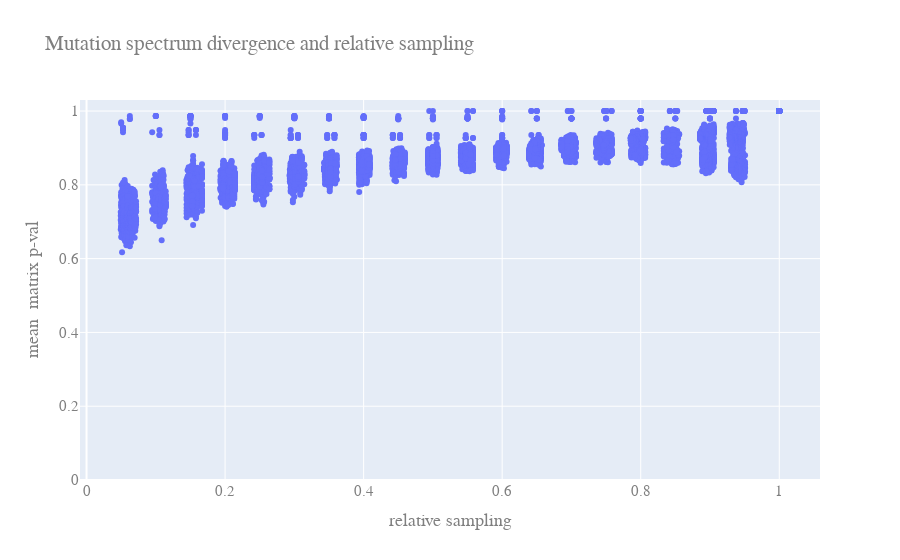

Write notebook code for a chart like this one.
### Code cell
from _plotly_future_ import v4_subplots
import plotly.graph_objs as go
from plotly.offline import download_plotlyjs, init_notebook_mode, plot, iplot
from plotly.graph_objs import *

from ipywidgets import interact, interactive, fixed, interact_manual
import ipywidgets as widgets
init_notebook_mode(connected=True)

####
####
fig= [go.Scatter(
    x= pop_proportions,
    y= grid_mean,
        error_y=dict(
            type='data', 
            array=grid_std,
            visible=False),
    mode= 'markers'
)]

layout= go.Layout(
    title= 'Mutation spectrum divergence and relative sampling',
    xaxis= dict(
        title= 'relative sampling'
    ),
    yaxis= dict(
        title= 'mean  matrix p-val',
        range= [0,1.03]
    ),
    font=dict(
        family="Courier New, monospace",
        size=15,
        color="#7f7f7f"
    )
)

figure= go.Figure(data= fig,layout= layout)

iplot(figure)

### Figure 1 — Plotly figure (JSON) as saved in the notebook; plotly's stock layout.template omitted (floating-point values rounded to 4 significant figures; data arrays with more than 128 entries replaced by an {"elided": "..."} marker saying what was removed)
{"data": [{"error_y": {"array": {"elided": "16190 float values"}, "type": "data", "visible": false}, "mode": "markers", "type": "scatter", "x": {"elided": "16190 float values"}, "y": {"elided": "16190 float values"}}], "layout": {"font": {"color": "#7f7f7f", "family": "Courier New, monospace", "size": 15}, "title": {"text": "Mutation spectrum divergence and relative sampling"}, "xaxis": {"title": {"text": "relative sampling"}}, "yaxis": {"range": [0, 1.03], "title": {"text": "mean  matrix p-val"}}}}
